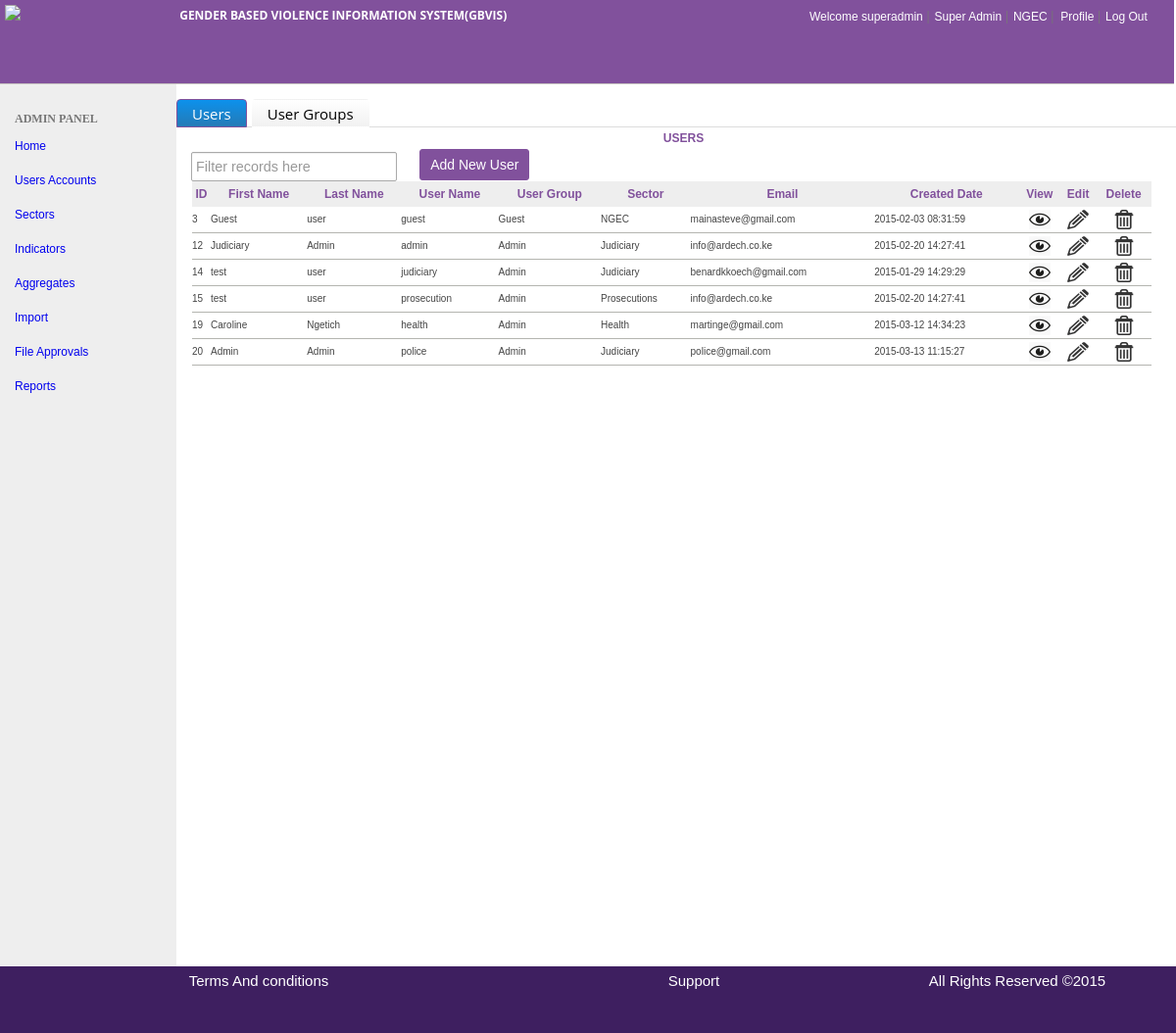
/users_accounts.php (signed in), run on the app's committed database.
### tables this page shows
CREATE TABLE IF NOT EXISTS `users` (
  `id` int(11) NOT NULL AUTO_INCREMENT,
  `firstname` varchar(100) NOT NULL,
  `lastname` varchar(100) NOT NULL,
  `mobile_phone` varchar(100) NOT NULL,
  `sector` varchar(100) NOT NULL,
  `username` varchar(50) NOT NULL,
  `password` varchar(50) NOT NULL,
  `email` varchar(50) NOT NULL,
  `user_group` int(11) NOT NULL,
  `join_date` datetime NOT NULL,
  PRIMARY KEY (`id`),
  UNIQUE KEY `username` (`username`)
);

CREATE TABLE IF NOT EXISTS `user_groups` (
  `id` int(11) NOT NULL AUTO_INCREMENT,
  `group_name` varchar(20) NOT NULL,
  `description` varchar(50) DEFAULT NULL,
  `created` datetime DEFAULT NULL,
  PRIMARY KEY (`id`)
);

CREATE TABLE IF NOT EXISTS `sectors` (
  `sector_id` int(10) NOT NULL AUTO_INCREMENT,
  `sector` varchar(100) NOT NULL,
  PRIMARY KEY (`sector_id`)
);

### classes/DB.class.php (called while the page is built, shortened)
<?php
class DB {
    public function processRowSet($rowSet, $singleRow = false)
    {
        $resultArray = array();
        while($row = mysql_fetch_assoc($rowSet))
        {
            array_push($resultArray, $row);
        }
        if($singleRow == true){
            return $resultArray[0];
          }
        return $resultArray;
    }
    public function processRowSetData($rowSet, $singleRow = false)
         {
         $resultArray = array();
         while($row = mysql_fetch_assoc($rowSet))
         {
            array_push($resultArray, $row);
         }
        if($singleRow == true){
            return  $resultArray;
          }
        return $resultArray;
    }
    public function select($table, $where) {
        $sql = "SELECT * FROM $table WHERE $where";
        $result = mysql_query($sql);
        if(mysql_num_rows($result) == 1)
            return $this->processRowSet($result, true);
        return $this->processRowSet($result);
    }
       public function selectData($table, $where) {
        $sql = "SELECT * FROM $table WHERE $where";
        $result = mysql_query($sql);
        if(mysql_num_rows($result) == 1)
            return $this->processRowSetData($result, true);
        return $this->processRowSetData($result);
    }
   }
?>

### classes/UserTools.class.php (called while the page is built, shortened)
<?php
require_once 'DB.class.php';
class UserTools {
	public function get($id)
	{
		$db = new DB();
		$result = $db->select('users', "id = $id");
		return new User($result);
	}
}
?>

### includes/global.inc.php (called while the page is built, shortened)
<?php
require_once 'classes/UserTools.class.php';
require_once 'classes/DB.class.php';
$userTools = new UserTools();
if(isset($_SESSION['logged_in'])) {
	$user = unserialize($_SESSION['user']);
	$_SESSION['user'] = serialize($userTools->get($user->id));
}
?>

### users_accounts.php (the view, shortened to what this page needs)
<?php
require_once 'includes/global.inc.php';
if(isset($_SESSION['logged_in'])) {
$user = unserialize($_SESSION['user']);
include "includes/header.php";
include_once('includes/connection.php');
$tabActive ='tab1';
?>
	    <div id="sidebar">
<div class="sidebar-nav">
	</div>
	  </div>
	  <div id="main-content">
	    <div id="bread-crumbs">
	    </div>
        <div id="content-body">
        <div class="" align="left">
              <div class="tabbable" >
                  <ul class="nav nav-tabs">
                   <li <?php if ($tabActive == 'tab1') echo "class='active'" ?>><a href="#tab1" data-toggle="tab">Users</a></li>
                    <li <?php if ($tabActive == 'tab2') echo "class='active'" ?>><a href="#tab2" data-toggle="tab">User Groups</a></li>
                  </ul>
				<div class="tab-content" style="min-height: 350px ">
                    <div class="tab-pane <?php if ($tabActive == 'tab1') echo 'active'; ?>" id="tab1">
		<center><h3 class="page-title">Users</h3></center>
		<section class="" style="width:85%;">
	       <form action="#">
          <input type="text" name="search" value="" id="id_search" placeholder="Filter records here" autofocus />
          <a class="link-btn" href="create_users.php">Add New User</a>
        </form>
		</section>
        <div class="profile-data" align="left">
            <table width="100%" border="0" align="center" cellspacing="1" class="table-hover">
            <thead>
              <th><b>ID</b></th>
			   <th><b>First Name</b></th>
			    <th><b>Last Name</b></th>
			  <th><b>User Name</b></th>
			   <th><b>User Group</b></th>
			    <th><b>Sector</b></th>
			  <th><b>Email</b></th>
			  <th><b> Created Date</b></th>
                           <th><b>View</b></th>
                        <th><b>Edit</b></th>
			   <th><b>Delete</b></th>
            </thead>
            <?php
     $page = (int)(!isset($_GET["page"]) ? 1 : $_GET["page"]);
          $per_page = 10;
          $startpoint = ($page * $per_page) - $per_page;
       $statement = "`users` WHERE user_group!=1 ORDER BY id ASC";
       $results = mysqli_query($conDB,"SELECT * FROM {$statement}  LIMIT {$startpoint} , {$per_page}");
        if (mysqli_num_rows($results)!= 0) {
        while ($row = mysqli_fetch_array($results)) {
                          $id = $row['id'];
			  $firstname = $row['firstname'];
			   $lastname = $row['lastname'];
			   $user_name = $row['username'];
			    $Ugroup = $row['user_group'];
			     $Usector = $row['sector'];
			    $email = $row['email'];
			  $date = $row['join_date'];
         $groups_result = $db->selectData("user_groups","id = $Ugroup");
              foreach ($groups_result as $grows)
                      {
                      $group_name = $grows['group_name'];
                      }
             $sectors_result = $db->selectData("sectors","sector_id = $Usector");
              foreach ($sectors_result as $srows)
                      {
                      $Usectorname = $srows['sector'];
                      }
    ?>
              <tr bgcolor="#FFFFFF" style="border-bottom: 1px solid #B4B5B0;">
                <td><?php echo $id ?></td>
                                 <td><?php echo $firstname ?></td>
				 <td><?php echo $lastname ?></td>
				  <td><?php echo $user_name ?></td>
				  <td><?php echo $group_name ?></td>
				  <td><?php echo $Usectorname ?></td>
				   <td><?php echo $email ?></td>
				<td><?php echo $date ?></td>
                               <td align="center"><a href='view_user.php?id=<?php echo $id;?>'><img src="images/icons/view2.png" height="20px"/><a></td>
			       <td align="center"><a href='edit_user.php?id=<?php echo $id;?>'><img src="images/icons/edit2.png" height="20px"/></a></td>
                             <td align="center"><a href="javascript:void(0)" onclick='show_confirm(<?php echo $id; ?>);'><img src="images/icons/delete.png" height="20px"/></a></td>
              </tr>
         <?php
            }
            }
            else
            {
            ?>
            <tr>
          <td colspan="8"><?php echo "No records are found.";?></td>
          </tr>
              <?php }
        ?>
          </table>
      <br clear="all"><br clear="all"><br clear="all">
      </div><br clear="all">
	  </div>
		</div>
	  </div>
      </div>
	  <br clear="all">
	    </div>
	  </div>
<?php
	}
else
{
	header("location: login.php");
}
?>

### includes/header.php (shortened to what this page needs)
 <?php
            $user_sector_name= $user->sector;
            $Logged_user_group =$user->user_group;
            $group_results = $db->selectData("user_groups","id = $Logged_user_group");
              foreach ($group_results as $urows)
                      {
                      $Logged_group = $urows['group_name'];
                      }
             $sector_results = $db->selectData("sectors","sector_id = $user_sector_name");
              foreach ($sector_results as $urows)
                      {
                      $user_sector = $urows['sector'];
                      }
              ?>
<!DOCTYPE html PUBLIC "-//W3C//DTD XHTML 1.0 Transitional//EN" "http://www.w3.org/TR/xhtml1/DTD/xhtml1-transitional.dtd">
<html>
<head>
<link href="css/style.css" rel="stylesheet" type="text/css">
<link href="css/style2.css" rel="stylesheet" type="text/css">
<link href="css/login_style.css" rel="stylesheet" type="text/css">
<link href="css/popupcss.css" rel="stylesheet" type="text/css">
<link href="css/popup.css" rel="stylesheet" type="text/css">
<link href="css/modal.css" rel="stylesheet" type="text/css">
<link href="css/bootstrap/bootstrap.css" rel="stylesheet" media="screen"/>
 <link rel="stylesheet" href="/js/jquery-ui-1.11.2.custom/jquery-ui.css">
</head>
<body>
<div id="gbiv-wrapper">
<div id="header">
   <div class="logo">
      <img src="images/logo.png" height="70" />
	</div>
    <div class="menuLinks">
	  <div class="top-menuLinks">
	   <div class="system-title">
	  <h3 class="title-name">Gender Based Violence Information System(GBVIS)</h3>
      </div>
	  <div class="user_status_nav">
	    <section class="login-status-sec">
		<font style="font-family:Verdana, Geneva, sans-serif; font-size:12px; color:white;padding-right:2px;"> Welcome <?php echo  $user->username;?></font>|
		<font style="font-family:Verdana, Geneva, sans-serif; font-size:12px; color:white;padding-right:2px;"> <?php echo $Logged_group; ?></font>|
		<font style="font-family:Verdana, Geneva, sans-serif; font-size:12px; color:white;padding-right:2px;"> <?php echo $user_sector; ?></font>|
           <a href="profile.php" align="left" style="font-family:Verdana, Geneva, sans-serif; font-size:12px; color:white; text-decoration:none;padding-right:2px;padding-left:2px;">Profile</a>|
            <a href="logout.php" align="left" style="font-family:Verdana, Geneva, sans-serif; font-size:12px; color:white; text-decoration:none;padding-right:2px;">Log Out</a>
	   </section>
	</div>
	</div>
	<div class="bottom-menuLinks">
	</div>
	 </div>
 </div>
 <div id="gbvis-main">

### css/style.css (style rules this page uses)
html { color: #000; background: none repeat scroll 0% 0% #FFF; }
body { color: #777; font-size: 12px; font-family: "Open Sans",Tahoma,Arial sans-serif; font-style: normal; font-weight: normal; }
body, div, dl, dt, dd, ul, ol, li, h1, h2, h3, h4, h5, h6, pre, code, form, fieldset, legend, input, textarea, p, blockquote, th, td, address { margin: 0px; padding: 0px; }
h3 { font-size: 12px; text-transform: uppercase; line-height: 22px; }
#gbiv-wrapper { font-size: 100%; line-height: 2; min-height: 975px; min-width: 1024px; width: 100%; height:100% }
#header { width:99%; margin: 0px 0px; padding: 5px; background:#81519C; border-bottom:1px solid #c6c2c1; height: 75px; display: inline-flex; }
.logo { float:left;width:15%; height:100%; min-width:168px; }
#header .menuLinks { float: left; width:85%; }
#header .menuLinks .top-menuLinks { float:left;width:98%; height:70%; display: inline-flex; }
#header .menuLinks .top-menuLinks .system-title { float:left;width:54%; height:100%; }
#header .menuLinks .top-menuLinks .user_status_nav { float:right;width:46%; height:100%; }
#header .menuLinks .bottom-menuLinks { loat:left;width:98%; height:30%; }
.title-name { text-size:18px; color:white; font-family: TStar-Bol width:25%; }
.login-status-sec { float:right; }
#gbvis-main { overflow: hidden; width:100%; height:80%; min-height:900px; display:block; }
#sidebar { display:block; width:15%; float:left; background: none repeat scroll 0% 0% #EEE; height:100%; min-height: 900px; }
.sidebar-nav { margin-left:15px; }
#main-content { display:block; background-color: #FFF; width:85%; height:100%; float:left; min-height: 900px; }
#bread-crumbs { background: none repeat scroll 0px center transparent; width:100%; height:5%; min-height:15px; }
#content-body { width:100%; height:88%; min-height:800px; overflow-y: hide; }
.page-title { font-family:Verdana, Geneva, sans-serif; font-size:12px; color:#81519C;padding-left:15px; }
.profile-data { width:96%; font-family: "Open Sans",Arial sans-serif; font-size: 12px; font-weight: normal; line-height: 26px; color: #444; margin-left:11px;padding-left:5px; height: 98%; overflow-y: hide; min-height: 500px; }
.logo img { height:70px; }
#id_search { margin-left: 15px; font-family: "Prensa", Helvetica, Arial, sans-serif; border: 1px solid #ccc; -webkit-box-shadow: inset 0 1px 1px rgba(0,0,0,0.075); box-shadow: inset 0 1px 1px rgba(0,0,0,0.075); color: #555; border: 1px solid #AAAAAA; width: 200px; font-size: 1.2em; line-height: 20px; padding: 4px; outline: none; -webkit-border-radius: 2px; -moz-border-radius: 2px; -o-border-radius: 2px; -ms-border-radius: 2px; border-radius: 2px; }
.link-btn { background-color:#81519C; -moz-border-radius:7px; -webkit-border-radius:7px; border-radius:3px; border:1px solid #81519C; display:inline-block; cursor:pointer; color:#ffffff; font-family:Arial; font-size:14px; padding:1px 10px; text-decoration:none; text-shadow:0px 1px 0px #81519C; margin-bottom: 0px; margin-left: 20px; }

### data on the page
users: username "superadmin"
user_groups: group_name "Super Admin"
sectors: sector "NGEC"
users: id "3", firstname "Guest", lastname "user", username "guest", user_groups.group_name "Guest", email "mainasteve@gmail.com", join_date "2015-02-03 08:31:59"
users: id "12", firstname "Judiciary", lastname "Admin", username "admin", user_groups.group_name "Admin", sectors.sector "Judiciary", email "info@ardech.co.ke", join_date "2015-02-20 14:27:41"
users: id "14", firstname "test", lastname "user", username "judiciary", email "benardkkoech@gmail.com", join_date "2015-01-29 14:29:29"
user_groups: group_name "Admin"
sectors: sector "Judiciary"
users: id "15", firstname "test", lastname "user", username "prosecution", sectors.sector "Prosecutions", email "info@ardech.co.ke", join_date "2015-02-20 14:27:41"
users: id "19", firstname "Caroline", lastname "Ngetich", username "health", sectors.sector "Health", email "martinge@gmail.com", join_date "2015-03-12 14:34:23"
users: id "20", firstname "Admin", lastname "Admin", username "police", email "police@gmail.com", join_date "2015-03-13 11:15:27"
